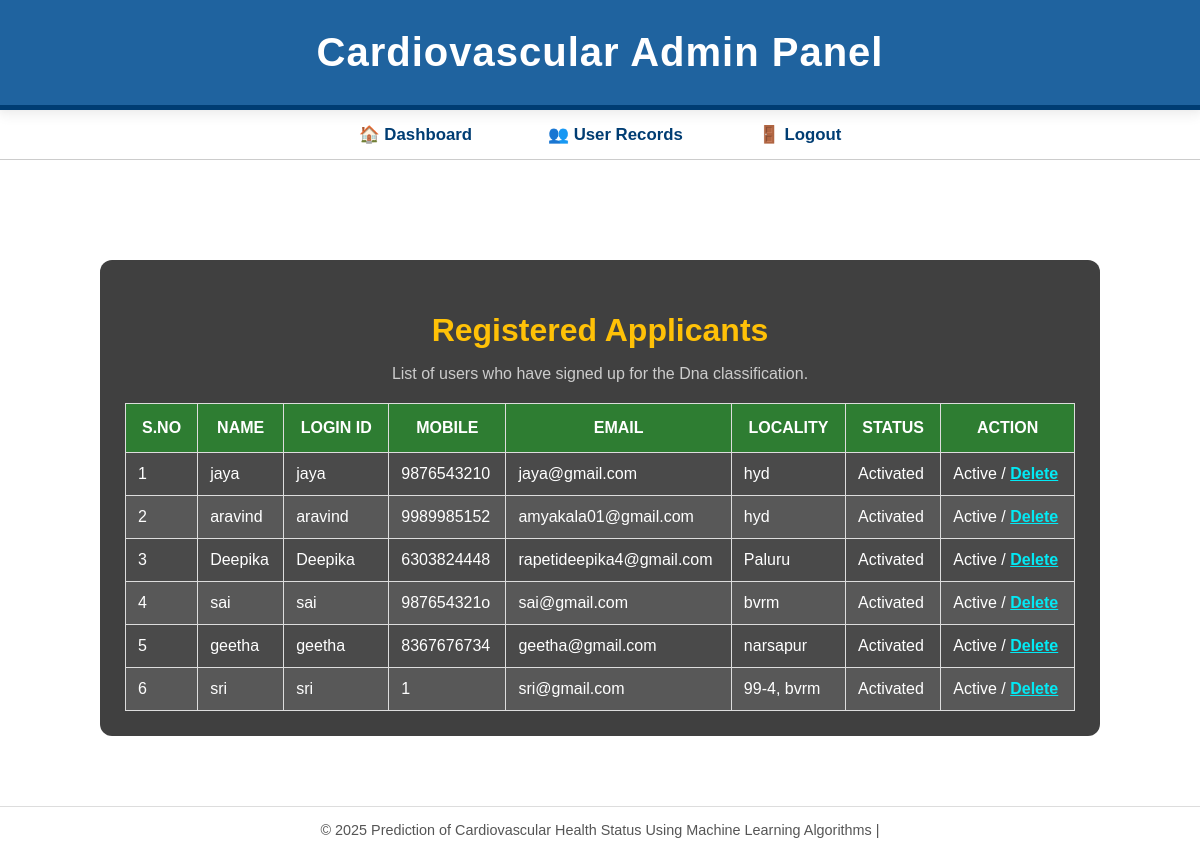
Page /userDetails on the earlier database version.
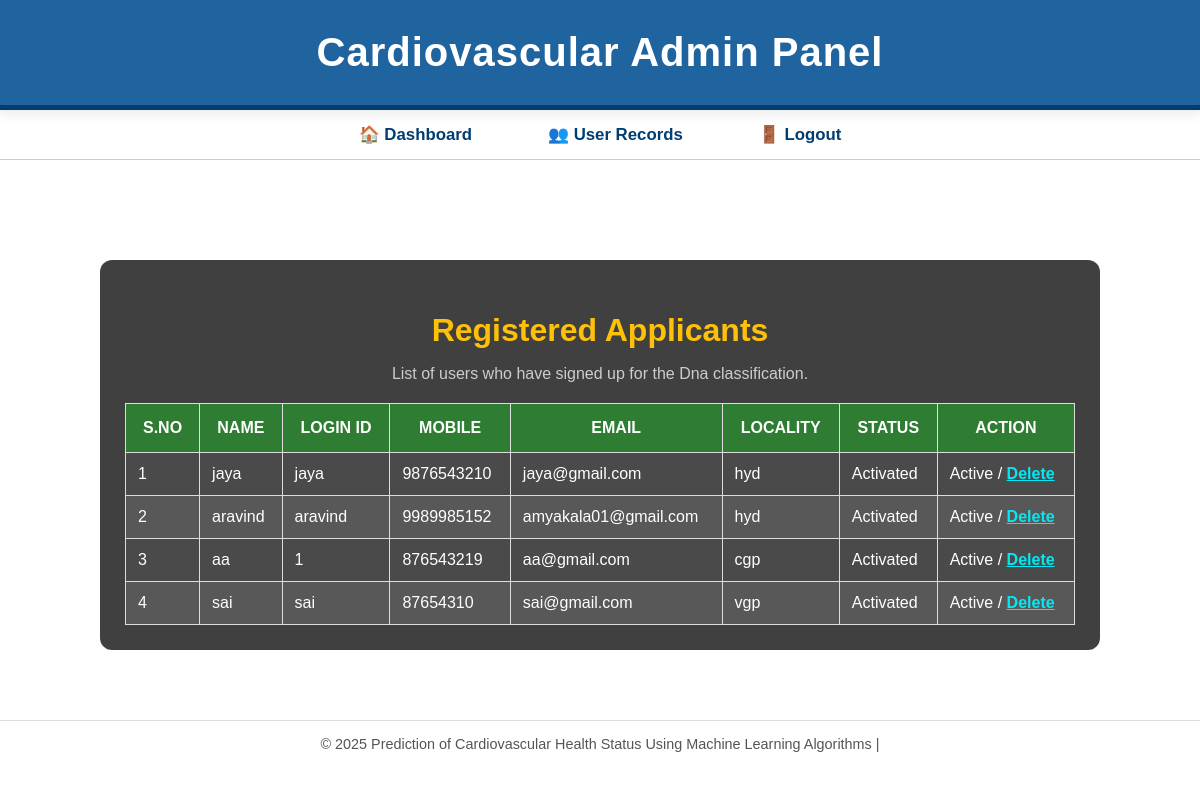
Same page on the later database version.
### users/models.py (models this page shows, shortened)
class UserRegistrationModel(models.Model):
    name = models.CharField(max_length=100)
    loginid = models.CharField(unique=True, max_length=100)
    password = models.CharField(max_length=100)
    mobile = models.CharField(unique=True, max_length=10)  # Adjusted max_length to 10 for mobile numbers
    email = models.EmailField(unique=True, max_length=100)  # Use EmailField for better validation
    locality = models.CharField(max_length=100)
    address = models.TextField(max_length=1000)  # Use TextField for longer addresses
    city = models.CharField(max_length=100)
    state = models.CharField(max_length=100)
    status = models.CharField(max_length=100, default='waiting')
    class Meta:
        db_table = 'user_registrations'

### admins/views.py (the view)
# urls.py: path('userDetails', admins.RegisterUsersView, name='RegisterUsersView'),
def RegisterUsersView(request):
    data = UserRegistrationModel.objects.all()
    return render(request, 'admins/viewregisterusers.html', context={'data': data})

### templates/admins/viewregisterusers.html (shortened to what this page needs)
{% extends 'admins/adminbase.html' %}
{% load static %}
{% block contents %}
<section class="content">
    <div class="container">
        <div class="we-do-details">
            <div class="section-header">
                <h2>Registered Applicants</h2>
                <p>List of users who have signed up for the Dna classification.</p>
            </div>
            <table class="table table-bordered">
                <thead>
                    <tr>
                        <th>S.No</th>
                        <th>Name</th>
                        <th>Login ID</th>
                        <th>Mobile</th>
                        <th>Email</th>
                        <th>Locality</th>
                        <th>Status</th>
                        <th>Action</th>
                    </tr>
                </thead>
                <tbody>
                    {% for i in data %}
                    <tr>
                        <td>{{ forloop.counter }}</td>
                        <td>{{ i.name }}</td>
                        <td>{{ i.loginid }}</td>
                        <td>{{ i.mobile }}</td>
                        <td>{{ i.email }}</td>
                        <td>{{ i.locality }}</td>
                        <td>{{ i.status|title }}</td>
                        <td>
                            {% if i.status == 'waiting' %}
                            <a class="btn-link" href="{% url 'activate_users' %}?uid={{ i.id }}">Activate</a>
                            {% else %}
                            Active / <a class="btn-link" href="{% url 'delete_users' %}?uid={{ i.id }}">Delete</a>
                            {% endif %}
                        </td>
                    </tr>
                    {% endfor %}
                </tbody>
            </table>
        </div>
    </div>
</section>
{% endblock %}

### templates/admins/adminbase.html (shortened to what this page needs)
{% load static %}
<!DOCTYPE html>
<html lang="en">
<head>
</head>
<body>
<header>
    <h1>Cardiovascular Admin Panel
    </h1>
</header>
<nav>
    <ul>
        <li><a href="{% url 'adminhome' %}">🏠 Dashboard</a></li>
        <li><a href="{% url 'RegisterUsersView' %}">👥 User Records</a></li>
        <li><a href="{% url 'index' %}">🚪 Logout</a></li>
    </ul>
</nav>
<main>
    {% block contents %}
    {% endblock %}
</main>
<footer>
    &copy; 2025 Prediction of Cardiovascular Health Status
Using Machine Learning Algorithms |
</footer>
</body>
</html>

Differences in the rows shown:
removed UserRegistrationModel: name "geetha", loginid "geetha", mobile "8367676734", email "geetha@gmail.com", locality "narsapur", status "Activated"
removed UserRegistrationModel: name "sri", loginid "sri", mobile "1", email "sri@gmail.com", locality "99-4, bvrm", status "Activated"
changed UserRegistrationModel: name "Deepika" → "aa"; loginid "Deepika" → "1"; mobile "6303824448" → "876543219"; email "rapetideepika4@gmail.com" → "aa@gmail.com"; locality "Paluru" → "cgp"
changed UserRegistrationModel "sai": mobile "987654321o" → "87654310"; locality "bvrm" → "vgp"
